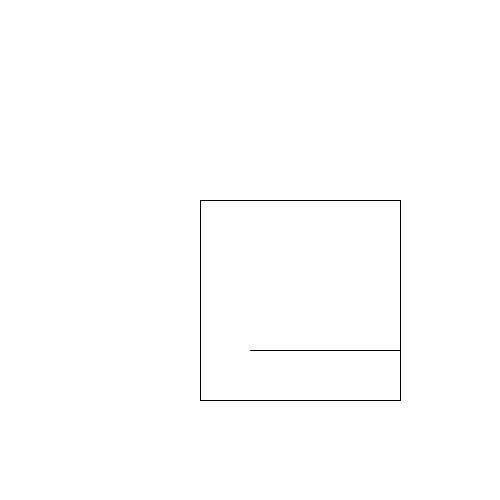
Frame 1 (no input)
Frame 60 (the mouse pressed at the canvas centre just before this capture): identical to frame 1, image omitted
Frame 120 (the mouse held since frame 60 and released just before this capture): identical to frame 1, image omitted

The Processing sketch that drew this single still picture (run headless with seeded random() and noise(); from frame 60 on, the mouse is pressed at the canvas centre):

// Processing sketch: lab5_1
// ── lab5_1.pde
int rx1 = 200,ry1=200,rx2=400,ry2=400;
int h=rx2-rx1;
int w =ry2-ry1;
int lx1=250,ly1=350,lx2=400,ly2=350;
float fx1,fx2,fy1,fy2;
int m;
float n;
void setup() {
  size(500, 500);
  
}

void draw() {
  background(255);
  m=(ly2-ly1)/(lx2-lx1);
  if(m!=0){
  n=1/m;
  }
  if(ly1<ry2 && ly1>ry1){
    fy1=ly1;
  }
  else{
    fy1=ly1+m*(rx1-lx1);
  }
  if(lx1>rx1&&lx1<rx2){
    fx1=lx1;
  }
  else if(m==0){
    fx1=rx1;
  }
  else{
    fx1=n*(fy1-ly1+(m*lx1));
  }
  if(ly2<ry2 && ly2>ry1){
    fy2=ly2;
  }
  else{
    fy2=(ly2+m*(rx2-lx2));
  }
  if(lx2>rx1&&lx2<rx2){
    fx2=lx2;
  }
 else if(m==0){
    fx2=rx2;
  }
  else{
   fx2=n*(fy2-ly2+(m*lx2));
  }
  rect(rx1,ry1,h,w);

  line(fx1,fy1,fx2,fy2);
}
